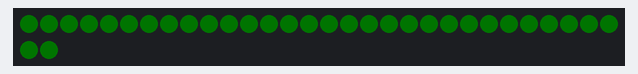
The sketch below on a simulated ATtiny85, built with avr-gcc and run on an emulated ATtiny85. Parts: 32 RGB LEDs in strip order, left to right, continuing on the next row. Dim RGB values are drawn brighter than linear; random numbers use the default seed unless the sketch sets one.

Above: at 1.65 s.
At 6.48 s:
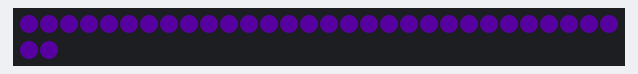
At 11.18 s:
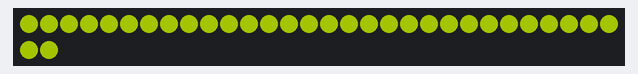
At 20.82 s:
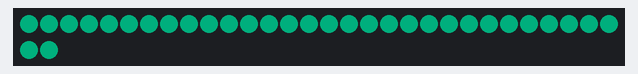
At 30.46 s:
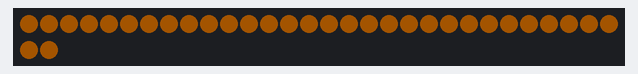
At 39.79 s:
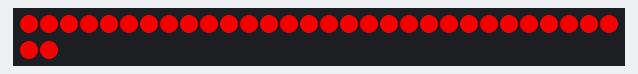

The sketch:

JewelFlash.ino
```cpp
#include <Arduino.h>
#include <FastLED.h>

#ifdef __AVR__
  #include <avr/power.h>
#endif

#define NUM_LEDS 32
#define LED_PIN 18
#define WASH 0
#define GEMSIZE 7

#define COLOR_ORDER GRB
#define CHIPSET     WS2811

CRGB leds[NUM_LEDS];


void setup() {
  // put your setup code here, to run once:
  delay(1500);// sanity delay
  #if defined (__AVR_ATtiny85__)
    if (F_CPU == 16000000) clock_prescale_set(clock_div_1);
  #endif
  memset(leds, 0, sizeof( leds) );
  FastLED.addLeds<CHIPSET, LED_PIN, COLOR_ORDER>(leds, NUM_LEDS).setCorrection( TypicalLEDStrip );
  FastLED.setBrightness(255);
  fill_solid( leds, NUM_LEDS, CRGB::Black );
  FastLED.show();
}


static void shuffle(uint8_t *data) {
  for(uint8_t i = 0; i < GEMSIZE-1; i++) {
    uint8_t c = random8(GEMSIZE-i);
    uint8_t t = data[i]; data[i] = data[i+c]; data[i+c] = t;  /* swap */
  }
}

static void sparkle() {

  static CHSV c = CHSV(108, 255, WASH);
  static uint8_t phase = 0;
  static int8_t inc = 1;
  static uint8_t sparkles[GEMSIZE] = {0,1,2,3,4,5,6};

  uint8_t t = beat8( 80 );

  fill_solid( leds, NUM_LEDS, CHSV( c.h, c.s, t ) );
  if(phase == 0) shuffle(sparkles);
  if(t<10) c = CHSV(random8(), 255, WASH);
  phase++;

}

void loop() {
  // put your main code here, to run repeatedly:
  sparkle();
  FastLED.show();
}
```
